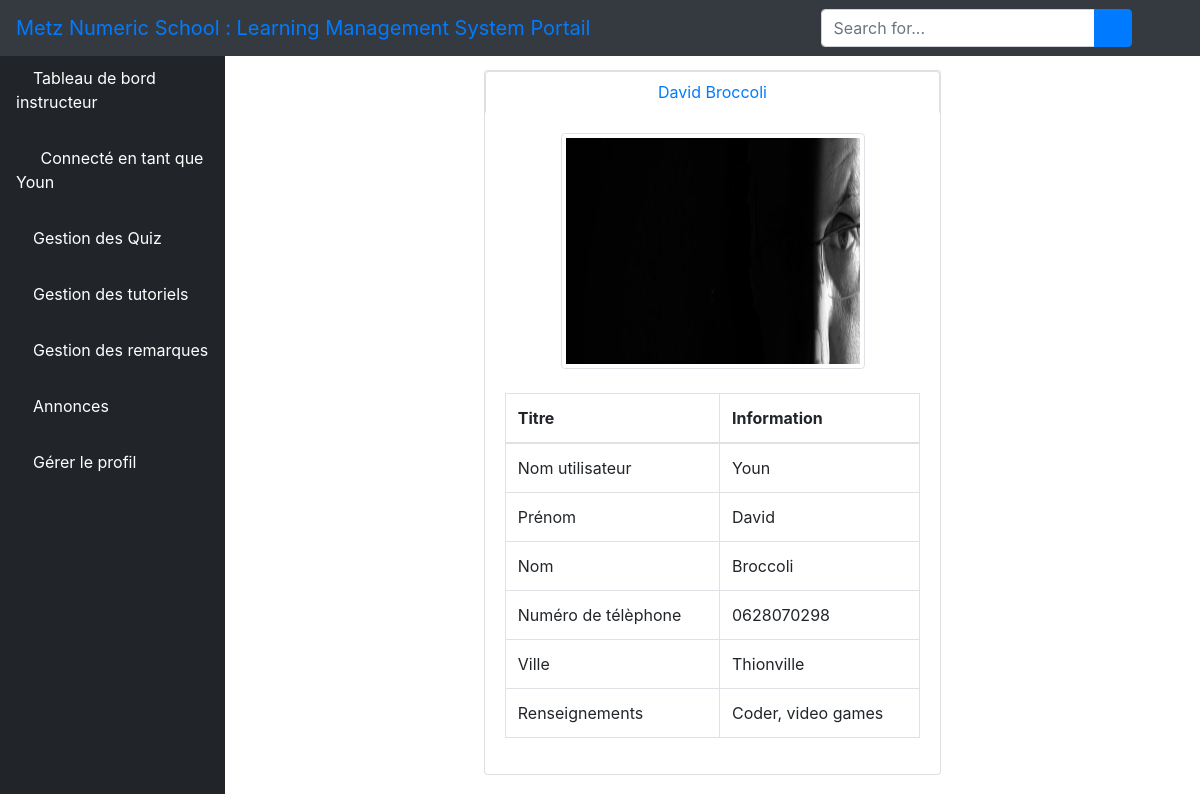
/user_profile/ (signed in), run on the app's committed database.
### elearn/models.py (models this page shows, shortened)
class User(AbstractUser):
    is_learner = models.BooleanField(default=False)
    is_instructor = models.BooleanField(default=False)
    is_admin = models.BooleanField(default=False)

class Profile(models.Model):
    user = models.OneToOneField(User, on_delete=models.CASCADE)
    avatar = models.ImageField(
        upload_to='media/', default='no-img.jpg', blank=True)
    first_name = models.CharField(max_length=255, default='')
    last_name = models.CharField(max_length=255, default='')
    email = models.EmailField(default='none@email.com')
    phonenumber = models.CharField(max_length=255, blank=True, null=True)
    birth_date = models.DateField(default='2001-01-01')
    bio = models.TextField(default='')
    city = models.CharField(max_length=255, default='')
    state = models.CharField(max_length=255, default='')
    country = models.CharField(max_length=255, default='')
    favorite_animal = models.CharField(max_length=255, default='')
    hobby = models.CharField(max_length=255, default='')

### elearn/views.py (the view)
# urls.py: path('user_profile/', views.user_profile, name='user_profile'),
def user_profile(request):
    current_user = request.user
    user_id = current_user.id
    print(user_id)
    users = Profile.objects.filter(user_id=user_id)
    users = {'users': users}
    return render(request, 'dashboard/instructor/user_profile.html', users)

### elearn/templates/dashboard/instructor/user_profile.html (shortened to what this page needs)
{% extends 'dashboard/instructor/base.html' %}
{% load static %}
{% block body %}
<div class="container-fluid">
    <div class="row">
<div class="col-sm-3" style="color: red">
</div>
<div class="col-sm-6" style="padding-top: 20px">
      <div class="card mb-3">
               {% if users %}
               {% for user in users %}
               <nav>
                    <div class="nav nav-tabs nav-fill" id="nav-tab" role="tablist">
                                <a class="nav-item nav-link active text-primary" id="nav-home-tab" data-toggle="tab" href="#nav-home" role="tab" aria-controls="nav-home" aria-selected="true">{{ user.first_name }}  {{ user.last_name }}</a>
                    </div>
                </nav>
                <div class="card-body">
                     {% if user.avatar %}
                        <center><img src="{{ user.avatar.url }}" class="img-thumbnail" alt="{{ user.user.username }}" style="height: 236px; width: 304px"></center><br>
                    {% else %}
                                    <span class="text-muted">Pas de photo de profil pour {{ user.user.username }}</span>
                    {% endif %}
                        <table class="table table-bordered">
    <thead>
        <tr>
            <th>Titre</th>
            <th>Information</th>
        </tr>
    </thead>
    <tbody>
        <tr>
            <td>Nom utilisateur</td>
            <td>{{ user.user.username }}</td>
        </tr>
        <tr>
            <td>Prénom</td>
            <td>{{ user.first_name }}</td>
        </tr>
        <tr>
            <td>Nom</td>
            <td>{{ user.last_name }}</td>
        </tr>
        <tr>
            <td>Numéro de télèphone</td>
            <td>{{ user.phonenumber }}</td>
        </tr>
        <tr>
            <td>Ville</td>
            <td>{{ user.country }}</td>
        </tr>
        <tr>
            <td>Renseignements</td>
            <td>{{ user.bio }}</td>
        </tr>
    </tbody>
</table>
        </div>
      </div>
                      </div>
                    </div>
                  </div>
</div>
 {% endfor %}
 {% else %}
 <center><span><p class="text-danger">Pas de profil crée</p></span></center>
 <center><a href="{% url 'create_profile' %}">Cliquez ici pour le créer</center>
 {% endif %}
</body>
</html>
{% endblock %}

### elearn/templates/dashboard/instructor/base.html (shortened to what this page needs)
<!DOCTYPE html>
<html lang="en">
<head>
    {% load static %}
    <link href="{% static 'vendor/fontawesome-free/css/all.min.css' %}" rel="stylesheet" type="text/css">
    <link href="{% static 'vendor/datatables/dataTables.bootstrap4.css' %}" rel="stylesheet">
    <link href="{% static 'css/sb-admin.css' %}" rel="stylesheet">
</head>
<body id="page-top">
<nav class="navbar navbar-expand navbar-dark bg-dark fixed-top">
    <a class="navbar-brand mr-1 text-primary" href="">Metz Numeric School : Learning Management System Portail</a>
    <button class="btn btn-link btn-sm text-white order-1 order-sm-0" id="sidebarToggle" href="#">
        <i class="fas fa-bars"></i>
    </button>
    <form class="d-none d-md-inline-block form-inline ml-auto mr-0 mr-md-3 my-2 my-md-0">
        <div class="input-group">
            <input type="text" class="form-control" placeholder="Search for..." aria-label="Rechercher"
                   aria-describedby="basic-addon2">
            <div class="input-group-append">
                <button class="btn btn-primary" type="button">
                    <i class="fas fa-search"></i>
                </button>
            </div>
        </div>
    </form>
    <ul class="navbar-nav ml-auto ml-md-0">
        <li class="nav-item dropdown no-arrow">
            <a class="nav-link dropdown-toggle" href="#" id="userDropdown" role="button" data-toggle="dropdown"
               aria-haspopup="true" aria-expanded="false">
                <i class="fas fa-user-circle fa-fw text-primary"></i>
            </a>
        </li>
    </ul>
</nav>
<div id="wrapper" style="padding-top: 50px;">
    <ul class="sidebar navbar-nav">
        <li class="nav-item active">
            <a class="nav-link" href="{% url 'instructor' %}">
                <i class="fa fa-home" aria-hidden="true"></i>
                <span>Tableau de bord instructeur</span>
            </a>
        </li>
        <li class="nav-item active">
            <a class="nav-link" href="">
                <i class="fas fa-user-circle fa-fw text-primary"></i>
                <span>Connecté en tant que {{ user.username }}</span>
            </a>
        </li>
        <li class="nav-item dropdown no-arrow">
            <a class="nav-link dropdown-toggle" data-toggle="dropdown" aria-haspopup="true" aria-expanded="false"
               href="">
                <i class="fa fa-th-list" aria-hidden="true"></i>
                <span style="color: white">Gestion des Quiz</span>
            </a>
        </li>
        <li class="nav-item dropdown no-arrow">
            <a class="nav-link dropdown-toggle" data-toggle="dropdown" aria-haspopup="true" aria-expanded="false"
               href="">
                <i class="fas fa-book-reader" aria-hidden="true"></i>
                <span style="color: white">Gestion des tutoriels</span>
            </a>
        </li>
        <li class="nav-item">
            <a class="nav-link" href="{% url 'lnotes' %}">
                <i class="fas fa-pen" aria-hidden="true"></i>
                <span style="color: white">Gestion des remarques</span>
            </a>
        </li>
        <li class="nav-item dropdown no-arrow">
            <a class="nav-link dropdown-toggle" data-toggle="dropdown" aria-haspopup="true" aria-expanded="false"
               href="">
                <i class="fas fa-bell"></i>
                <span style="color: white">Annonces</span>
            </a>
        </li>
        <li class="nav-item dropdown no-arrow">
            <a class="nav-link dropdown-toggle" data-toggle="dropdown" aria-haspopup="true" aria-expanded="false"
               href="">
                <i class="fas fa-user text-default"></i>
                <span style="color: white">Gérer le profil</span>
            </a>
        </li>
    </ul>
    {% block body %}{% endblock %}

### data on the page
User: username "Youn"
Profile: first_name "David", last_name "Broccoli", avatar (picture), user.username "Youn", phonenumber "0628070298", country "Thionville", bio "Coder, video games"
